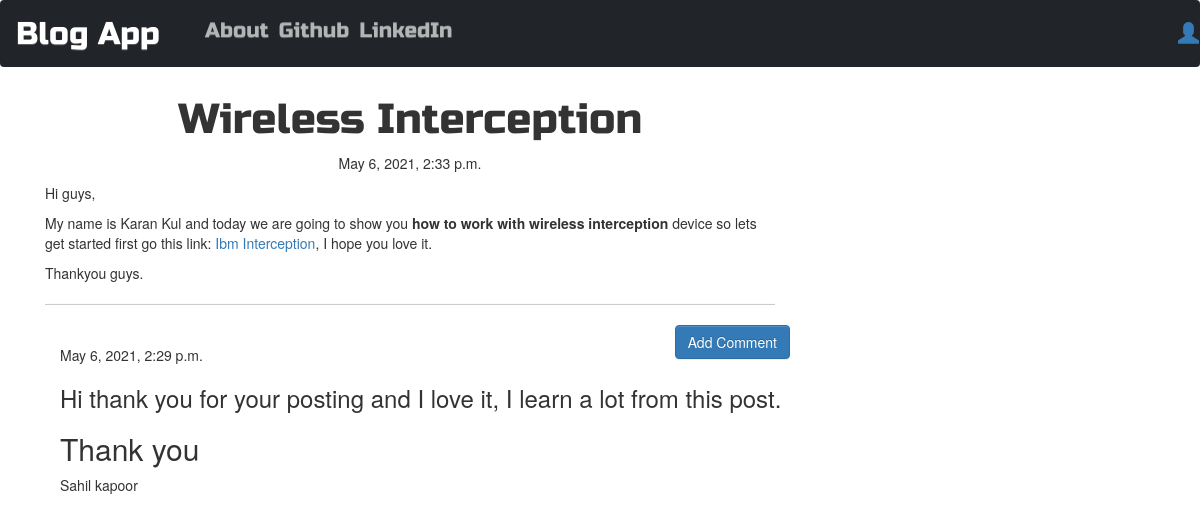
The page /post/22/ on the database its author committed.
### blog_app/models.py (models this page shows, shortened)
class Post(models.Model):
    author = models.ForeignKey(User, on_delete=models.CASCADE)
    title = models.CharField(max_length=54)
    text =  models.TextField()
    created_date = models.DateTimeField(default=timezone.now())
    published_date = models.DateTimeField(blank=True, null=True)

class Comment(models.Model):
    post = models.ForeignKey(Post, related_name='comments', on_delete=models.CASCADE)
    author = models.CharField(max_length=52)
    text = models.TextField()
    created_date = models.DateTimeField(default=timezone.now())
    approved_comment = models.BooleanField(default=False)

### blog_app/views.py (the view)
# urls.py: path('post/<int:pk>/', views.PostDetailView.as_view(), name='post_detail'),
class PostDetailView(DetailView):
    model = Post

### blog_app/templates/blog_app/post_detail.html (shortened to what this page needs)
{% extends "blog_app/base.html" %}
{% block content %}
<h1 class="posttitle loader">{{post.title}}</h1>
{% if post.published_date %}
<div class="date postdate">
    {{post.published_date}}
</div>
{% else %}
<a class="btn btn-default" href="{% url 'blog_app:post_publish' pk=post.pk %}">Publish</a>
{% endif %}
<p class="postcontent">{{post.text|safe|linebreaksbr}}</p>
<hr>
<a class="btn btn-primary btn-comment" href="{% url 'blog_app:add_comment_to_post' pk=post.pk %}">Add Comment</a>
<div class="container">
    {% for comment in post.comments.all %}
    <br>
    {% if user.is_authenticated or comment.approved_comment %}
    {{comment.created_date}}
        <p>{{comment.text|safe|linebreaks}}</p>
        <p>{{comment.author}}</p>
    {% endif %}
    {% empty %}
    <P>No Comments!</P>
    {% endfor %}
{% endblock %}

### blog_app/static/css/blog.css (style rules this page uses)
.postdate { text-align: center; }
.posttitle { font-family: 'Russo One', sans-serif; font-size: 3em; text-align: center; }
.postcontent { font-family: Montserrat; font-size: 1.5em; }
.btn-comment { position: absolute; right: 0px; }
.loader { filter:hue-rotate(0deg); color:linear-gradient(45deg,#0f8,#08f); animation:hue 10000ms infinite linear; }

### rows shown on the page
Post: title "Wireless Interception", published_date "May 6, 2021, 2:33 p.m.", text "Hi guys, My name is Karan Kul and today we are going to show you how to work with wireless interception device so lets get started first go this link: Ibm Interception , I hope you love it. Thankyou guys."
Comment: created_date "May 6, 2021, 2:29 p.m.", text "Hi thank you for your posting and I love it, I learn a lot from this post. Thank you", author "Sahil kapoor"
